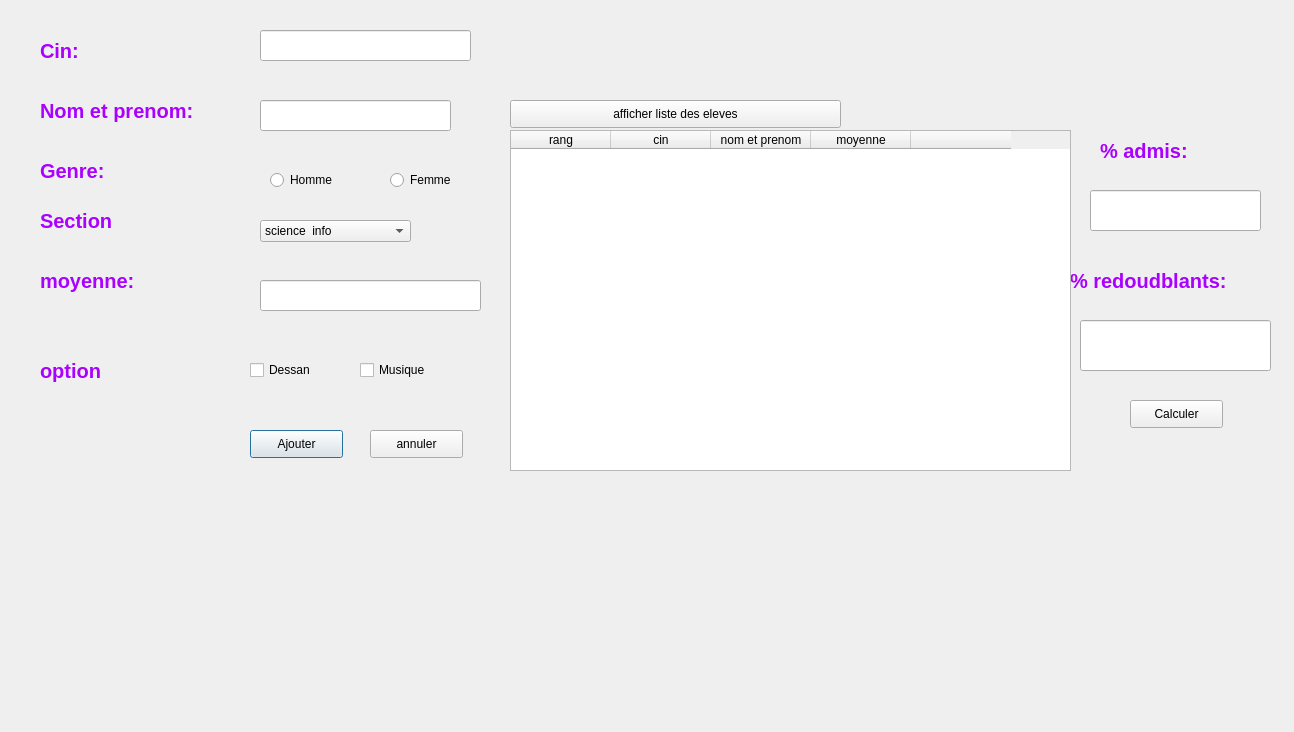
<?xml version="1.0" encoding="UTF-8"?>
<ui version="4.0">
 <class>Dialog</class>
 <widget class="QDialog" name="Dialog">
  <property name="geometry">
   <rect>
    <x>0</x>
    <y>0</y>
    <width>1294</width>
    <height>732</height>
   </rect>
  </property>
  <property name="windowTitle">
   <string>Dialog</string>
  </property>
  <widget class="QLabel" name="label">
   <property name="geometry">
    <rect>
     <x>40</x>
     <y>30</y>
     <width>81</width>
     <height>41</height>
    </rect>
   </property>
   <property name="font">
    <font>
     <pointsize>15</pointsize>
     <weight>75</weight>
     <bold>true</bold>
    </font>
   </property>
   <property name="styleSheet">
    <string notr="true">color: rgb(170, 0, 255);</string>
   </property>
   <property name="text">
    <string>Cin:</string>
   </property>
  </widget>
  <widget class="QLabel" name="label_2">
   <property name="geometry">
    <rect>
     <x>40</x>
     <y>260</y>
     <width>141</width>
     <height>41</height>
    </rect>
   </property>
   <property name="font">
    <font>
     <pointsize>15</pointsize>
     <weight>75</weight>
     <bold>true</bold>
    </font>
   </property>
   <property name="styleSheet">
    <string notr="true">color: rgb(170, 0, 255);</string>
   </property>
   <property name="text">
    <string>moyenne:</string>
   </property>
  </widget>
  <widget class="QLabel" name="label_3">
   <property name="geometry">
    <rect>
     <x>1070</x>
     <y>260</y>
     <width>221</width>
     <height>41</height>
    </rect>
   </property>
   <property name="font">
    <font>
     <pointsize>15</pointsize>
     <weight>75</weight>
     <bold>true</bold>
    </font>
   </property>
   <property name="styleSheet">
    <string notr="true">color: rgb(170, 0, 255);</string>
   </property>
   <property name="text">
    <string>% redoudblants:</string>
   </property>
  </widget>
  <widget class="QLabel" name="label_4">
   <property name="geometry">
    <rect>
     <x>1100</x>
     <y>130</y>
     <width>191</width>
     <height>41</height>
    </rect>
   </property>
   <property name="font">
    <font>
     <pointsize>15</pointsize>
     <weight>75</weight>
     <bold>true</bold>
    </font>
   </property>
   <property name="styleSheet">
    <string notr="true">color: rgb(170, 0, 255);</string>
   </property>
   <property name="text">
    <string>% admis:</string>
   </property>
  </widget>
  <widget class="QLabel" name="label_5">
   <property name="geometry">
    <rect>
     <x>40</x>
     <y>350</y>
     <width>81</width>
     <height>41</height>
    </rect>
   </property>
   <property name="font">
    <font>
     <pointsize>15</pointsize>
     <weight>75</weight>
     <bold>true</bold>
    </font>
   </property>
   <property name="styleSheet">
    <string notr="true">color: rgb(170, 0, 255);</string>
   </property>
   <property name="text">
    <string>option</string>
   </property>
  </widget>
  <widget class="QLabel" name="label_6">
   <property name="geometry">
    <rect>
     <x>40</x>
     <y>150</y>
     <width>81</width>
     <height>41</height>
    </rect>
   </property>
   <property name="font">
    <font>
     <pointsize>15</pointsize>
     <weight>75</weight>
     <bold>true</bold>
    </font>
   </property>
   <property name="styleSheet">
    <string notr="true">color: rgb(170, 0, 255);</string>
   </property>
   <property name="text">
    <string>Genre:</string>
   </property>
  </widget>
  <widget class="QLabel" name="label_7">
   <property name="geometry">
    <rect>
     <x>40</x>
     <y>90</y>
     <width>201</width>
     <height>41</height>
    </rect>
   </property>
   <property name="font">
    <font>
     <pointsize>15</pointsize>
     <weight>75</weight>
     <bold>true</bold>
    </font>
   </property>
   <property name="styleSheet">
    <string notr="true">color: rgb(170, 0, 255);</string>
   </property>
   <property name="text">
    <string>Nom et prenom:</string>
   </property>
  </widget>
  <widget class="QLabel" name="label_8">
   <property name="geometry">
    <rect>
     <x>40</x>
     <y>200</y>
     <width>141</width>
     <height>41</height>
    </rect>
   </property>
   <property name="font">
    <font>
     <pointsize>15</pointsize>
     <weight>75</weight>
     <bold>true</bold>
    </font>
   </property>
   <property name="styleSheet">
    <string notr="true">color: rgb(170, 0, 255);</string>
   </property>
   <property name="text">
    <string>Section</string>
   </property>
  </widget>
  <widget class="QLineEdit" name="c1">
   <property name="geometry">
    <rect>
     <x>260</x>
     <y>30</y>
     <width>211</width>
     <height>31</height>
    </rect>
   </property>
  </widget>
  <widget class="QLineEdit" name="n1">
   <property name="geometry">
    <rect>
     <x>260</x>
     <y>100</y>
     <width>191</width>
     <height>31</height>
    </rect>
   </property>
  </widget>
  <widget class="QRadioButton" name="h1">
   <property name="geometry">
    <rect>
     <x>270</x>
     <y>170</y>
     <width>95</width>
     <height>20</height>
    </rect>
   </property>
   <property name="text">
    <string>Homme</string>
   </property>
  </widget>
  <widget class="QRadioButton" name="f1">
   <property name="geometry">
    <rect>
     <x>390</x>
     <y>170</y>
     <width>95</width>
     <height>20</height>
    </rect>
   </property>
   <property name="text">
    <string>Femme</string>
   </property>
  </widget>
  <widget class="QComboBox" name="l1">
   <property name="geometry">
    <rect>
     <x>260</x>
     <y>220</y>
     <width>151</width>
     <height>22</height>
    </rect>
   </property>
   <item>
    <property name="text">
     <string>science  info</string>
    </property>
   </item>
   <item>
    <property name="text">
     <string>science lettre</string>
    </property>
   </item>
   <item>
    <property name="text">
     <string>science eco</string>
    </property>
   </item>
   <item>
    <property name="text">
     <string>science svt</string>
    </property>
   </item>
  </widget>
  <widget class="QLineEdit" name="m1">
   <property name="geometry">
    <rect>
     <x>260</x>
     <y>280</y>
     <width>221</width>
     <height>31</height>
    </rect>
   </property>
  </widget>
  <widget class="QCheckBox" name="d1">
   <property name="geometry">
    <rect>
     <x>250</x>
     <y>360</y>
     <width>81</width>
     <height>20</height>
    </rect>
   </property>
   <property name="text">
    <string>Dessan</string>
   </property>
  </widget>
  <widget class="QCheckBox" name="m1_2">
   <property name="geometry">
    <rect>
     <x>360</x>
     <y>360</y>
     <width>81</width>
     <height>20</height>
    </rect>
   </property>
   <property name="text">
    <string>Musique</string>
   </property>
  </widget>
  <widget class="QPushButton" name="b1">
   <property name="geometry">
    <rect>
     <x>250</x>
     <y>430</y>
     <width>93</width>
     <height>28</height>
    </rect>
   </property>
   <property name="text">
    <string>Ajouter</string>
   </property>
  </widget>
  <widget class="QPushButton" name="b2">
   <property name="geometry">
    <rect>
     <x>370</x>
     <y>430</y>
     <width>93</width>
     <height>28</height>
    </rect>
   </property>
   <property name="text">
    <string>annuler</string>
   </property>
  </widget>
  <widget class="QPushButton" name="b3">
   <property name="geometry">
    <rect>
     <x>510</x>
     <y>100</y>
     <width>331</width>
     <height>28</height>
    </rect>
   </property>
   <property name="text">
    <string>afficher liste des eleves</string>
   </property>
  </widget>
  <widget class="QTableWidget" name="tab">
   <property name="geometry">
    <rect>
     <x>510</x>
     <y>130</y>
     <width>561</width>
     <height>341</height>
    </rect>
   </property>
   <column>
    <property name="text">
     <string>rang</string>
    </property>
   </column>
   <column>
    <property name="text">
     <string>cin</string>
    </property>
   </column>
   <column>
    <property name="text">
     <string>nom et prenom</string>
    </property>
   </column>
   <column>
    <property name="text">
     <string>moyenne</string>
    </property>
   </column>
   <column>
    <property name="text">
     <string/>
    </property>
   </column>
  </widget>
  <widget class="QLineEdit" name="a1">
   <property name="geometry">
    <rect>
     <x>1090</x>
     <y>190</y>
     <width>171</width>
     <height>41</height>
    </rect>
   </property>
  </widget>
  <widget class="QLineEdit" name="r1">
   <property name="geometry">
    <rect>
     <x>1080</x>
     <y>320</y>
     <width>191</width>
     <height>51</height>
    </rect>
   </property>
  </widget>
  <widget class="QPushButton" name="ca">
   <property name="geometry">
    <rect>
     <x>1130</x>
     <y>400</y>
     <width>93</width>
     <height>28</height>
    </rect>
   </property>
   <property name="text">
    <string>Calculer</string>
   </property>
  </widget>
 </widget>
 <resources/>
 <connections/>
</ui>
